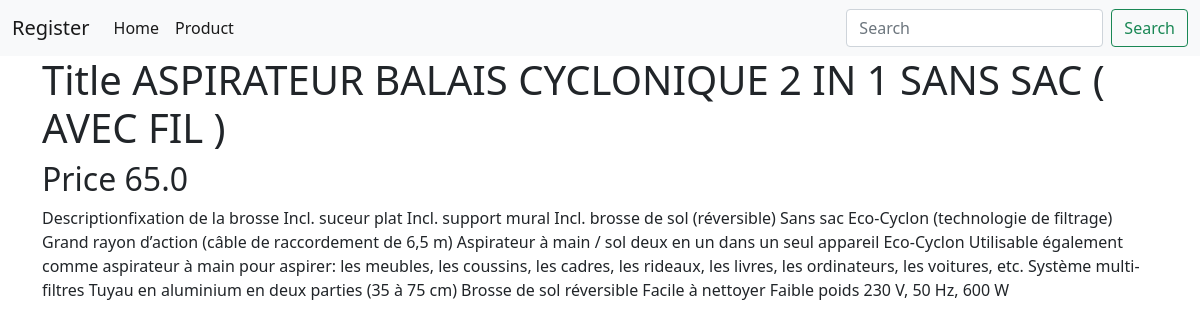
/ecomapp/aspirateur_sans_fils/, run on the app's committed database.
### ecomapp/models.py (models this page shows, shortened)
class Product(models.Model):
    category = models.ForeignKey(Category,related_name='products', on_delete=models.CASCADE)
    title = models.CharField(max_length=200)
    slug = models.SlugField(max_length=200)
    description = models.TextField(blank=True,null=True)
    price = models.FloatField()

### ecomapp/views.py (the view)
# urls.py: path('<slug:slug>/', views.DetailProductView.as_view(), name='detail'),
class DetailProductView(generic.DetailView):
    template_name = "detail.html"
    def get_queryset(self):
        return Product.objects.filter()

### ecomapp/templates/detail.html
{% extends "ecomapp/base.html" %}
{% block main %}
    <h1 class="title"> Title {{ product.title}} </h1>
    <h2 class="subtitle">Price {{ product.price}} </h2>
    {% if product.description %}
      <p>Description{{ product.description}}</p>
    {% endif %}
{% endblock %}

### data on the page
Product: title "ASPIRATEUR BALAIS CYCLONIQUE 2 IN 1 SANS SAC ( AVEC FIL )", price "65.0", description "fixation de la brosse Incl. suceur plat Incl. support mural Incl. brosse de sol (réversible) Sans sac Eco-Cyclon (technologie de filtrage) Grand rayon d’action (câble de raccordement de 6,5 m) Aspirateur à main / sol deux en un dans un seul appareil Eco-Cyclon Utilisable également comme aspirateur à main pour aspirer: les meubles, les coussins, les cadres, les rideaux, les livres, les ordinateurs, les voitures, etc. Système multi-filtres Tuyau en aluminium en deux parties (35 à 75 cm) Brosse de sol réversible Facile à nettoyer Faible poids 230 V, 50 Hz, 600 W"
